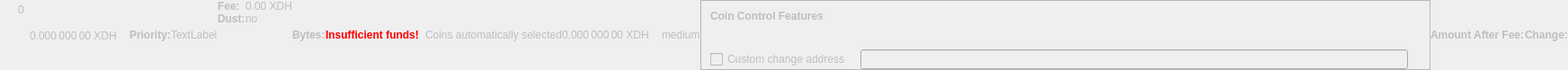
    <widget class="QWidget" name="dummyHideWidget" native="true">
     <property name="enabled">
      <bool>false</bool>
     </property>
     <property name="maximumSize">
      <size>
       <width>100</width>
       <height>22</height>
      </size>
     </property>
     <layout class="QHBoxLayout" name="dummyHideLayout">
      <property name="spacing">
       <number>0</number>
      </property>
      <property name="leftMargin">
       <number>0</number>
      </property>
      <property name="topMargin">
       <number>0</number>
      </property>
      <property name="rightMargin">
       <number>0</number>
      </property>
      <property name="bottomMargin">
       <number>0</number>
      </property>
      <item>
       <layout class="QFormLayout" name="formLayoutCoinControl1">
        <property name="horizontalSpacing">
         <number>10</number>
        </property>
        <property name="verticalSpacing">
         <number>14</number>
        </property>
        <property name="leftMargin">
         <number>10</number>
        </property>
        <property name="topMargin">
         <number>4</number>
        </property>
        <property name="rightMargin">
         <number>6</number>
        </property>
        <item row="0" column="1">
         <widget class="QLabel" name="labelCoinControlBytes">
          <property name="cursor">
           <cursorShape>IBeamCursor</cursorShape>
          </property>
          <property name="contextMenuPolicy">
           <enum>Qt::ActionsContextMenu</enum>
          </property>
          <property name="text">
           <string notr="true">0</string>
          </property>
          <property name="textInteractionFlags">
           <set>Qt::LinksAccessibleByMouse|Qt::TextSelectableByKeyboard|Qt::TextSelectableByMouse</set>
          </property>
         </widget>
        </item>
       </layout>
      </item>
      <item>
       <widget class="QLabel" name="labelCoinControlAfterFee">
        <property name="enabled">
         <bool>false</bool>
        </property>
        <property name="sizePolicy">
         <sizepolicy hsizetype="Fixed" vsizetype="Fixed">
          <horstretch>0</horstretch>
          <verstretch>0</verstretch>
         </sizepolicy>
        </property>
        <property name="minimumSize">
         <size>
          <width>111</width>
          <height>12</height>
         </size>
        </property>
        <property name="maximumSize">
         <size>
          <width>111</width>
          <height>12</height>
         </size>
        </property>
        <property name="cursor">
         <cursorShape>IBeamCursor</cursorShape>
        </property>
        <property name="contextMenuPolicy">
         <enum>Qt::ActionsContextMenu</enum>
        </property>
        <property name="text">
         <string notr="true">0.000 000 00 XDH</string>
        </property>
        <property name="textInteractionFlags">
         <set>Qt::LinksAccessibleByMouse|Qt::TextSelectableByKeyboard|Qt::TextSelectableByMouse</set>
        </property>
       </widget>
      </item>
      <item>
       <widget class="QLabel" name="labelCoinControlPriorityText">
        <property name="enabled">
         <bool>false</bool>
        </property>
        <property name="font">
         <font>
          <weight>75</weight>
          <bold>true</bold>
         </font>
        </property>
        <property name="text">
         <string>Priority:</string>
        </property>
       </widget>
      </item>
      <item>
       <layout class="QHBoxLayout" name="horizontalLayout">
        <item>
         <widget class="QLabel" name="WarningLabel">
          <property name="text">
           <string>TextLabel</string>
          </property>
         </widget>
        </item>
       </layout>
      </item>
      <item>
       <layout class="QFormLayout" name="formLayoutCoinControl3">
        <property name="horizontalSpacing">
         <number>0</number>
        </property>
        <property name="verticalSpacing">
         <number>0</number>
        </property>
        <property name="leftMargin">
         <number>0</number>
        </property>
        <property name="topMargin">
         <number>0</number>
        </property>
        <property name="rightMargin">
         <number>0</number>
        </property>
        <item row="0" column="0">
         <widget class="QLabel" name="labelCoinControlFeeText">
          <property name="enabled">
           <bool>false</bool>
          </property>
          <property name="font">
           <font>
            <weight>75</weight>
            <bold>true</bold>
           </font>
          </property>
          <property name="text">
           <string>Fee:</string>
          </property>
          <property name="margin">
           <number>0</number>
          </property>
         </widget>
        </item>
        <item row="0" column="1">
         <widget class="QLabel" name="labelCoinControlFee">
          <property name="enabled">
           <bool>false</bool>
          </property>
          <property name="cursor">
           <cursorShape>IBeamCursor</cursorShape>
          </property>
          <property name="contextMenuPolicy">
           <enum>Qt::ActionsContextMenu</enum>
          </property>
          <property name="text">
           <string notr="true">0.00 XDH</string>
          </property>
          <property name="textInteractionFlags">
           <set>Qt::LinksAccessibleByMouse|Qt::TextSelectableByKeyboard|Qt::TextSelectableByMouse</set>
          </property>
         </widget>
        </item>
        <item row="1" column="0">
         <widget class="QLabel" name="labelCoinControlLowOutputText">
          <property name="enabled">
           <bool>false</bool>
          </property>
          <property name="font">
           <font>
            <weight>75</weight>
            <bold>true</bold>
           </font>
          </property>
          <property name="text">
           <string>Dust:</string>
          </property>
         </widget>
        </item>
        <item row="1" column="1">
         <widget class="QLabel" name="labelCoinControlLowOutput">
          <property name="enabled">
           <bool>false</bool>
          </property>
          <property name="cursor">
           <cursorShape>IBeamCursor</cursorShape>
          </property>
          <property name="contextMenuPolicy">
           <enum>Qt::ActionsContextMenu</enum>
          </property>
          <property name="text">
           <string>no</string>
          </property>
          <property name="textInteractionFlags">
           <set>Qt::LinksAccessibleByMouse|Qt::TextSelectableByKeyboard|Qt::TextSelectableByMouse</set>
          </property>
         </widget>
        </item>
       </layout>
      </item>
      <item>
       <widget class="QLabel" name="labelCoinControlBytesText">
        <property name="enabled">
         <bool>false</bool>
        </property>
        <property name="font">
         <font>
          <weight>75</weight>
          <bold>true</bold>
         </font>
        </property>
        <property name="text">
         <string>Bytes:</string>
        </property>
       </widget>
      </item>
      <item>
       <layout class="QFormLayout" name="formLayoutCoinControl2">
        <property name="horizontalSpacing">
         <number>0</number>
        </property>
        <property name="verticalSpacing">
         <number>0</number>
        </property>
        <property name="leftMargin">
         <number>0</number>
        </property>
        <property name="topMargin">
         <number>0</number>
        </property>
        <property name="rightMargin">
         <number>0</number>
        </property>
       </layout>
      </item>
      <item>
       <layout class="QHBoxLayout" name="horizontalLayoutCoinControl2">
        <property name="spacing">
         <number>0</number>
        </property>
        <property name="bottomMargin">
         <number>0</number>
        </property>
       </layout>
      </item>
      <item>
       <widget class="QLabel" name="labelCoinControlInsuffFunds">
        <property name="enabled">
         <bool>false</bool>
        </property>
        <property name="minimumSize">
         <size>
          <width>0</width>
          <height>0</height>
         </size>
        </property>
        <property name="font">
         <font>
          <weight>75</weight>
          <bold>true</bold>
         </font>
        </property>
        <property name="styleSheet">
         <string notr="true">color:red;font-weight:bold;</string>
        </property>
        <property name="text">
         <string>Insufficient funds!</string>
        </property>
        <property name="margin">
         <number>5</number>
        </property>
       </widget>
      </item>
      <item>
       <layout class="QFormLayout" name="formLayoutCoinControl4">
        <property name="horizontalSpacing">
         <number>0</number>
        </property>
        <property name="verticalSpacing">
         <number>0</number>
        </property>
        <property name="leftMargin">
         <number>0</number>
        </property>
        <property name="topMargin">
         <number>0</number>
        </property>
        <property name="rightMargin">
         <number>0</number>
        </property>
       </layout>
      </item>
      <item>
       <widget class="QLabel" name="labelCoinControlChangeLabel">
        <property name="enabled">
         <bool>false</bool>
        </property>
        <property name="sizePolicy">
         <sizepolicy hsizetype="Preferred" vsizetype="Expanding">
          <horstretch>0</horstretch>
          <verstretch>0</verstretch>
         </sizepolicy>
        </property>
        <property name="minimumSize">
         <size>
          <width>0</width>
          <height>0</height>
         </size>
        </property>
        <property name="text">
         <string/>
        </property>
        <property name="margin">
         <number>3</number>
        </property>
       </widget>
      </item>
      <item>
       <widget class="QLabel" name="labelCoinControlAutomaticallySelected">
        <property name="enabled">
         <bool>false</bool>
        </property>
        <property name="sizePolicy">
         <sizepolicy hsizetype="Fixed" vsizetype="Fixed">
          <horstretch>0</horstretch>
          <verstretch>0</verstretch>
         </sizepolicy>
        </property>
        <property name="minimumSize">
         <size>
          <width>0</width>
          <height>0</height>
         </size>
        </property>
        <property name="maximumSize">
         <size>
          <width>240</width>
          <height>16777215</height>
         </size>
        </property>
        <property name="text">
         <string>Coins automatically selected</string>
        </property>
        <property name="margin">
         <number>5</number>
        </property>
       </widget>
      </item>
      <item>
       <widget class="QLabel" name="labelCoinControlChange">
        <property name="enabled">
         <bool>false</bool>
        </property>
        <property name="sizePolicy">
         <sizepolicy hsizetype="Fixed" vsizetype="Fixed">
          <horstretch>0</horstretch>
          <verstretch>0</verstretch>
         </sizepolicy>
        </property>
        <property name="minimumSize">
         <size>
          <width>111</width>
          <height>0</height>
         </size>
        </property>
        <property name="maximumSize">
         <size>
          <width>111</width>
          <height>16777215</height>
         </size>
        </property>
        <property name="cursor">
         <cursorShape>IBeamCursor</cursorShape>
        </property>
        <property name="contextMenuPolicy">
         <enum>Qt::ActionsContextMenu</enum>
        </property>
        <property name="text">
         <string notr="true">0.000 000 00 XDH</string>
        </property>
        <property name="textInteractionFlags">
         <set>Qt::LinksAccessibleByMouse|Qt::TextSelectableByKeyboard|Qt::TextSelectableByMouse</set>
        </property>
       </widget>
      </item>
      <item>
       <widget class="QLabel" name="labelCoinControlPriority">
        <property name="enabled">
         <bool>false</bool>
        </property>
        <property name="cursor">
         <cursorShape>IBeamCursor</cursorShape>
        </property>
        <property name="contextMenuPolicy">
         <enum>Qt::ActionsContextMenu</enum>
        </property>
        <property name="text">
         <string>medium</string>
        </property>
        <property name="textInteractionFlags">
         <set>Qt::LinksAccessibleByMouse|Qt::TextSelectableByKeyboard|Qt::TextSelectableByMouse</set>
        </property>
       </widget>
      </item>
      <item>
       <widget class="QFrame" name="frameCoinControl">
        <property name="sizePolicy">
         <sizepolicy hsizetype="Expanding" vsizetype="Expanding">
          <horstretch>0</horstretch>
          <verstretch>0</verstretch>
         </sizepolicy>
        </property>
        <property name="maximumSize">
         <size>
          <width>16777215</width>
          <height>16777215</height>
         </size>
        </property>
        <property name="frameShape">
         <enum>QFrame::StyledPanel</enum>
        </property>
        <property name="frameShadow">
         <enum>QFrame::Sunken</enum>
        </property>
        <layout class="QVBoxLayout" name="verticalLayoutCoinControl2_2">
         <property name="spacing">
          <number>0</number>
         </property>
         <property name="leftMargin">
          <number>0</number>
         </property>
         <property name="topMargin">
          <number>0</number>
         </property>
         <property name="rightMargin">
          <number>0</number>
         </property>
         <property name="bottomMargin">
          <number>0</number>
         </property>
         <item>
          <layout class="QVBoxLayout" name="verticalLayoutCoinControl" stretch="0,0,0,1">
           <property name="spacing">
            <number>0</number>
           </property>
           <property name="leftMargin">
            <number>10</number>
           </property>
           <property name="topMargin">
            <number>10</number>
           </property>
           <item>
            <layout class="QHBoxLayout" name="horizontalLayoutCoinControl1">
             <property name="bottomMargin">
              <number>15</number>
             </property>
             <item>
              <widget class="QLabel" name="labelCoinControlFeatures">
               <property name="enabled">
                <bool>false</bool>
               </property>
               <property name="sizePolicy">
                <sizepolicy hsizetype="Preferred" vsizetype="Maximum">
                 <horstretch>0</horstretch>
                 <verstretch>0</verstretch>
                </sizepolicy>
               </property>
               <property name="font">
                <font>
                 <weight>75</weight>
                 <bold>true</bold>
                </font>
               </property>
               <property name="styleSheet">
                <string notr="true">font-weight:bold;</string>
               </property>
               <property name="text">
                <string>Coin Control Features</string>
               </property>
              </widget>
             </item>
            </layout>
           </item>
           <item>
            <widget class="QWidget" name="widgetCoinControl" native="true">
             <property name="sizePolicy">
              <sizepolicy hsizetype="Preferred" vsizetype="Preferred">
               <horstretch>0</horstretch>
               <verstretch>0</verstretch>
              </sizepolicy>
             </property>
             <property name="minimumSize">
              <size>
               <width>0</width>
               <height>0</height>
              </size>
             </property>
             <property name="styleSheet">
              <string notr="true"/>
             </property>
             <layout class="QHBoxLayout" name="horizontalLayoutCoinControl5_2">
              <property name="leftMargin">
               <number>0</number>
              </property>
              <property name="topMargin">
               <number>0</number>
              </property>
              <property name="rightMargin">
               <number>0</number>
              </property>
              <property name="bottomMargin">
               <number>0</number>
              </property>
              <item>
               <layout class="QHBoxLayout" name="horizontalLayoutCoinControl3">
                <property name="spacing">
                 <number>20</number>
                </property>
                <property name="topMargin">
                 <number>0</number>
                </property>
                <property name="bottomMargin">
                 <number>10</number>
                </property>
               </layout>
              </item>
             </layout>
            </widget>
           </item>
           <item>
            <layout class="QHBoxLayout" name="horizontalLayoutCoinControl4" stretch="0,0,0">
             <property name="spacing">
              <number>12</number>
             </property>
             <property name="sizeConstraint">
              <enum>QLayout::SetDefaultConstraint</enum>
             </property>
             <property name="topMargin">
              <number>5</number>
             </property>
             <property name="rightMargin">
              <number>5</number>
             </property>
             <item>
              <widget class="QCheckBox" name="checkBoxCoinControlChange">
               <property name="enabled">
                <bool>false</bool>
               </property>
               <property name="toolTip">
                <string>If this is activated, but the change address is empty or invalid, change will be sent to a newly generated address.</string>
               </property>
               <property name="text">
                <string>Custom change address</string>
               </property>
              </widget>
             </item>
             <item>
              <widget class="QValidatedLineEdit" name="lineEditCoinControlChange">
               <property name="enabled">
                <bool>false</bool>
               </property>
               <property name="sizePolicy">
                <sizepolicy hsizetype="Expanding" vsizetype="Fixed">
                 <horstretch>0</horstretch>
                 <verstretch>0</verstretch>
                </sizepolicy>
               </property>
              </widget>
             </item>
             <item>
              <widget class="QLabel" name="labelCoinControlChangeLabel_2">
               <property name="sizePolicy">
                <sizepolicy hsizetype="Preferred" vsizetype="Expanding">
                 <horstretch>0</horstretch>
                 <verstretch>0</verstretch>
                </sizepolicy>
               </property>
               <property name="minimumSize">
                <size>
                 <width>0</width>
                 <height>0</height>
                </size>
               </property>
               <property name="text">
                <string/>
               </property>
               <property name="margin">
                <number>3</number>
               </property>
              </widget>
             </item>
            </layout>
           </item>
           <item>
            <spacer name="verticalSpacerCoinControl">
             <property name="orientation">
              <enum>Qt::Vertical</enum>
             </property>
             <property name="sizeHint" stdset="0">
              <size>
               <width>800</width>
               <height>1</height>
              </size>
             </property>
            </spacer>
           </item>
          </layout>
         </item>
        </layout>
       </widget>
      </item>
      <item>
       <widget class="QLabel" name="labelCoinControlAfterFeeText">
        <property name="enabled">
         <bool>false</bool>
        </property>
        <property name="minimumSize">
         <size>
          <width>0</width>
          <height>0</height>
         </size>
        </property>
        <property name="maximumSize">
         <size>
          <width>16777215</width>
          <height>16777215</height>
         </size>
        </property>
        <property name="font">
         <font>
          <weight>75</weight>
          <bold>true</bold>
         </font>
        </property>
        <property name="text">
         <string>Amount After Fee:</string>
        </property>
        <property name="alignment">
         <set>Qt::AlignLeading|Qt::AlignLeft|Qt::AlignVCenter</set>
        </property>
        <property name="margin">
         <number>0</number>
        </property>
       </widget>
      </item>
      <item>
       <widget class="QLabel" name="labelCoinControlChangeText">
        <property name="enabled">
         <bool>false</bool>
        </property>
        <property name="sizePolicy">
         <sizepolicy hsizetype="Preferred" vsizetype="Preferred">
          <horstretch>0</horstretch>
          <verstretch>0</verstretch>
         </sizepolicy>
        </property>
        <property name="minimumSize">
         <size>
          <width>0</width>
          <height>0</height>
         </size>
        </property>
        <property name="maximumSize">
         <size>
          <width>16777215</width>
          <height>16777215</height>
         </size>
        </property>
        <property name="font">
         <font>
          <weight>75</weight>
          <bold>true</bold>
         </font>
        </property>
        <property name="text">
         <string>Change:</string>
        </property>
        <property name="alignment">
         <set>Qt::AlignLeading|Qt::AlignLeft|Qt::AlignVCenter</set>
        </property>
       </widget>
      </item>
     </layout>
    </widget>
